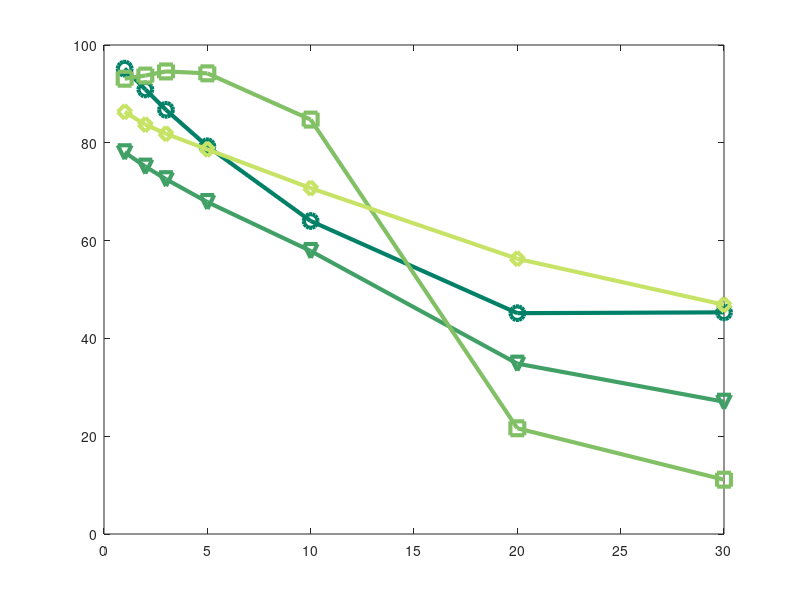

MATLAB code for this plot:
function plotPredictionHorizonAccuracy()

% house A
houseA_tp = [1163.0, 1163.0, 1111.0, 1111.0, 1060.0, 1060.0, 969.0, 969.0, 779.0, 778.0, 546.0, 506.0, 548.0, 361.0];
houseA_fn = [59.0, 6.0, 111.0, 5.0, 162.0, 7.0, 253.0, 14.0, 438.0, 27.0, 663.0, 73.0, 661.0, 74.0];
houseA_tpp = houseA_tp ./ (houseA_tp + houseA_fn);


% house B
houseB_tp = [1659.0, 1658.0, 1574.0, 1572.0, 1502.0, 1499.0, 1372.0, 1369.0, 1120.0, 1115.0, 632.0, 629.0, 464.0, 415.0];
houseB_fn = [466.0, 393.0, 521.0, 382.0, 568.0, 377.0, 649.0, 370.0, 815.0, 359.0, 1182.0, 500.0, 1251.0, 475.0];
houseB_tpp = houseB_tp ./ (houseB_tp + houseB_fn);


% house E
houseE_tp = [81.0, 81.0, 75.0, 75.0, 70.0, 70.0, 65.0, 65.0, 50.0, 50.0, 8.0, 8.0, 2.0, 2.0];
houseE_fn = [6.0, 3.0, 5.0, 0.0, 4.0, 0.0, 4.0, 0.0, 9.0, 5.0, 29.0, 27.0, 16.0, 16.0];
houseE_tpp = houseE_tp ./ (houseE_tp + houseE_fn);


% house F
houseF_tp = [568.0, 568.0, 550.0, 550.0, 537.0, 537.0, 512.0, 512.0, 447.0, 446.0, 327.0, 327.0, 263.0, 242.0];
houseF_fn = [90.0, 68.0, 107.0, 63.0, 119.0, 62.0, 139.0, 63.0, 185.0, 69.0, 254.0, 82.0, 298.0, 89.0];
houseF_tpp = houseF_tp ./ (houseF_tp + houseF_fn);


colors = colormap('summer');

predictionHorizons = [1 2 3 5 10 20 30];

plot(predictionHorizons, houseA_tpp(1:2:end) * 100, '-o', 'Color', colors(1, :), 'LineWidth', 3, 'MarkerSize', 10);
hold on
plot(predictionHorizons, houseB_tpp(1:2:end) * 100, '-v', 'Color', colors(17, :), 'LineWidth', 3, 'MarkerSize', 10);
plot(predictionHorizons, houseE_tpp(1:2:end) * 100, '-s', 'Color', colors(33, :), 'LineWidth', 3, 'MarkerSize', 10);
plot(predictionHorizons, houseF_tpp(1:2:end) * 100, '-d', 'Color', colors(50, :), 'LineWidth', 3, 'MarkerSize', 10);